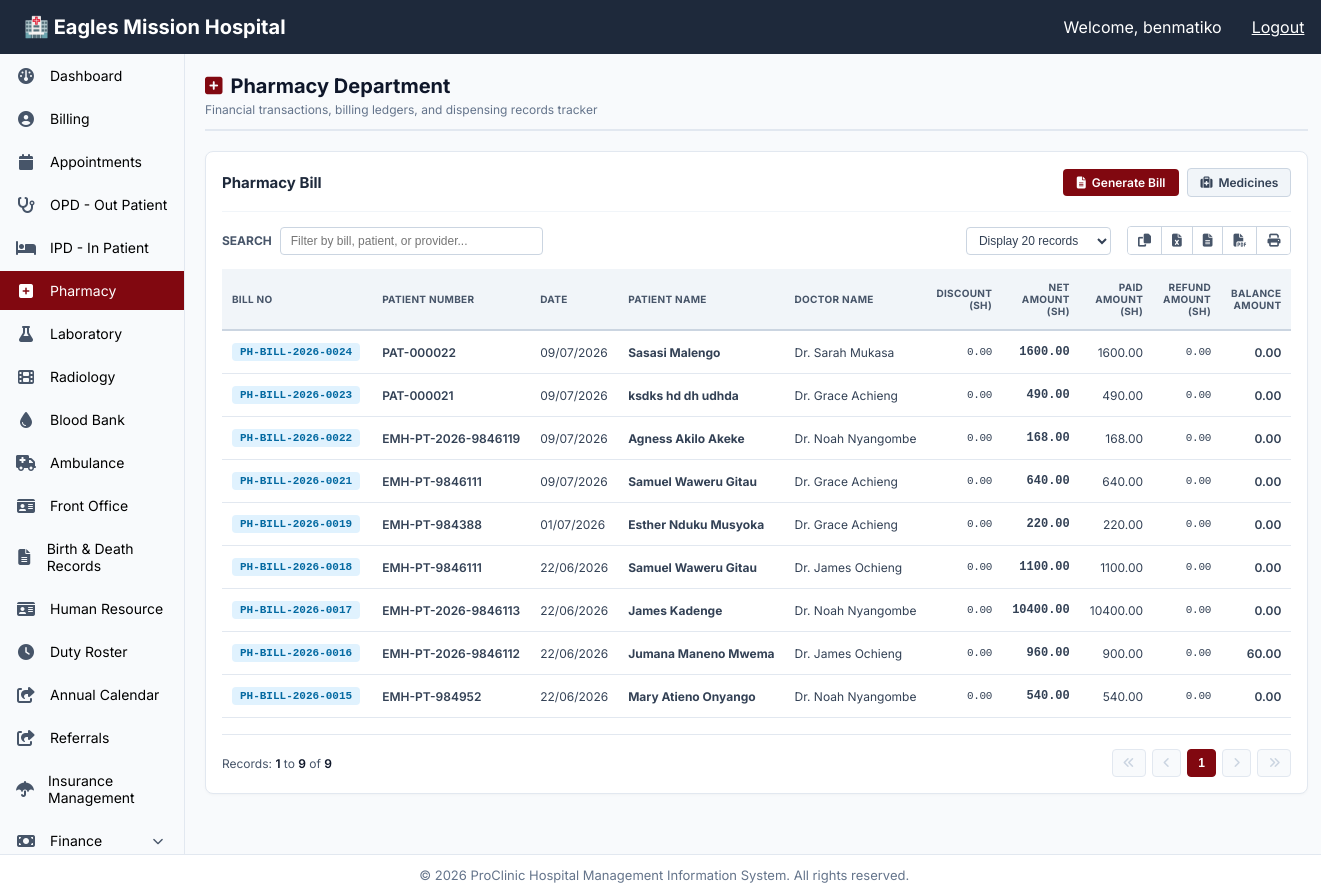
The app's page /pharmacy/ (signed in) with its own data.
### pharmacy/models.py (models this page shows, shortened)
class Purchase(models.Model):
    PAYMENT_MODE_CHOICES = [
        ('Cash', 'Cash'),
        ('M-Pesa', 'M-Pesa'),
        ('Bank', 'Bank Transfer'),
        ('Insurance', 'Insurance'),
        ('Credit', 'Credit'),
    ]
    STATUS_CHOICES = [
        ('Pending', 'Pending'),
        ('Paid', 'Paid'),
        ('Partial', 'Partial'),
    ]
    purchase_no = models.CharField(max_length=100, unique=True, editable=False)
    supplier = models.ForeignKey(Supplier, on_delete=models.PROTECT, related_name='purchases', null=True, blank=True)
    patient = models.ForeignKey('patients.Patient', on_delete=models.PROTECT, related_name='pharmacy_bills', null=True, blank=True)
    doctor_name = models.CharField(max_length=200, blank=True, null=True)
    case_id = models.CharField(max_length=100, blank=True, null=True)
    prescription = models.CharField(max_length=200, blank=True, null=True)
    status = models.CharField(max_length=20, choices=STATUS_CHOICES, default='Pending')
    supplier_bill_number = models.CharField(max_length=100, blank=True, null=True)
    purchase_date = models.DateTimeField(default=timezone.now)
    total_amount = models.DecimalField(max_digits=12, decimal_places=2, default=0.00)
    discount_amount = models.DecimalField(max_digits=12, decimal_places=2, default=0.00)
    tax_summary = models.DecimalField(max_digits=12, decimal_places=2, default=0.00)
    net_amount = models.DecimalField(max_digits=12, decimal_places=2, default=0.00)
    payment_mode = models.CharField(max_length=50, choices=PAYMENT_MODE_CHOICES, default='Cash')
    payment_amount = models.DecimalField(max_digits=12, decimal_places=2, default=0.00)
    payment_note = models.CharField(max_length=255, blank=True, null=True)
    purchase_note = models.TextField(blank=True, null=True)
    document_attachment = models.FileField(upload_to='pharmacy/purchases/', blank=True, null=True)
    created_at = models.DateTimeField(auto_now_add=True)
    updated_at = models.DateTimeField(auto_now=True)
    class Meta:
        ordering = ['-purchase_date']
        verbose_name_plural = "Purchases"

### patients/models.py (models this page shows, shortened)
class Patient(models.Model):
    GENDER_CHOICES = [
        ('', 'Select Gender'),
        ('Male', 'Male'),
        ('Female', 'Female'),
        ('Other', 'Other'),
    ]
    BLOOD_GROUP_CHOICES = [
        ('', 'Select Blood Group'),
        ('A+', 'A+'),
        ('A-', 'A-'),
        ('B+', 'B+'),
        ('B-', 'B-'),
        ('O+', 'O+'),
        ('O-', 'O-'),
        ('AB+', 'AB+'),
        ('AB-', 'AB-'),
    ]
    MARITAL_STATUS_CHOICES = [
        ('', 'Select Marital Status'),
        ('Single', 'Single'),
        ('Married', 'Married'),
        ('Divorced', 'Divorced'),
        ('Widowed', 'Widowed'),
    ]
    patient_number = models.CharField(max_length=50, unique=True, db_index=True)
    first_name = models.CharField(max_length=50)
    last_name = models.CharField(max_length=50)
    date_of_birth = models.DateField()
    gender = models.CharField(
        max_length=10,
        choices=GENDER_CHOICES,
        blank=True,
        null=True,
        verbose_name="Gender"
    )
    blood_group = models.CharField(
        max_length=3,
        choices=BLOOD_GROUP_CHOICES,
        blank=True,
        null=True,
        verbose_name="Blood Group"
    )
    marital_status = models.CharField(
        max_length=20,
        choices=MARITAL_STATUS_CHOICES,
        blank=True,
        null=True,
        verbose_name="Marital Status"
    )
    phone_number = models.CharField(max_length=15, db_index=True)
    email = models.EmailField(blank=True, null=True)
    national_id_or_passport = models.CharField(max_length=30, blank=True, null=True)
    address = models.TextField(blank=True, null=True)
    allergies = models.TextField(blank=True, null=True, help_text="Any known allergies (medication, food, environmental)")
    remarks = models.TextField(blank=True, null=True, help_text="General observations or notes about the patient")
    insurance_provider = models.ForeignKey(
        InsuranceProvider,
        on_delete=models.SET_NULL,
        null=True,
        blank=True,
        related_name='patients'
    )
    insurance_id = models.CharField(max_length=50, blank=True, null=True,
                                   help_text="Insurance policy/membership number")
    insurance_validity = models.DateField(blank=True, null=True,
                                         help_text="Insurance policy expiry date")
    next_of_kin_name = models.CharField(max_length=100, blank=True, null=True)
    next_of_kin_phone = models.CharField(max_length=15, blank=True, null=True)
    next_of_kin_relationship = models.CharField(max_length=50, blank=True, null=True)
    patient_photo = models.ImageField(upload_to='patient_photos/', blank=True, null=True)
    created_at = models.DateTimeField(default=timezone.now)
    updated_at = models.DateTimeField(auto_now=True)
    @property
    def full_name(self):
        return f"{self.first_name} {self.last_name}"

### pharmacy/views.py (the view, shortened to what this page needs)
# urls.py: path('', views.pharmacy_home, name='pharmacy_home'),
@login_required
def pharmacy_home(request):
    pending_prescriptions = Prescription.objects.filter(status='Pending').order_by('-created_at')
    total_medicines = Stock.objects.count()
    low_stock = Stock.objects.filter(quantity_in_stock__lte=F('reorder_level')).count()
    out_of_stock = Stock.objects.filter(quantity_in_stock=0).count()
    recent_purchases = Purchase.objects.select_related('supplier').order_by('-purchase_date')[:5]
    today = timezone.now().date()
    today_sales = BillingInvoice.objects.filter(
        created_at__date=today, status='Fully Paid'
    ).aggregate(total=Sum('net_amount'))['total'] or Decimal('0.00')
    total_sales = BillingInvoice.objects.filter(status='Fully Paid').aggregate(
        total=Sum('net_amount')
    )['total'] or Decimal('0.00')
    billing_invoices = BillingInvoice.objects.select_related('visit__patient').all()
    purchase_invoices = Purchase.objects.select_related('patient', 'supplier').all()
    combined_invoices = []
    for purchase in purchase_invoices:
        combined_invoices.append({
            'id': purchase.id,
            'invoice_number': purchase.purchase_no,
            'patient_name': purchase.patient.full_name if purchase.patient else 'Unknown',
            'patient_number': purchase.patient.patient_number if purchase.patient else 'N/A',
            'created_at': purchase.created_at,
            'doctor': purchase.doctor_name or '—',
            'discount_amount': purchase.discount_amount or 0,
            'net_amount': purchase.net_amount or 0,
            'amount_paid': purchase.payment_amount or 0,
            'balance_due': (purchase.net_amount or 0) - (purchase.payment_amount or 0),
            'status': purchase.status or 'Pending',
            'is_purchase': True,
            'type': 'Pharmacy Bill',
        })
    combined_invoices.sort(key=lambda x: x['created_at'], reverse=True)
    paginator = Paginator(combined_invoices, int(request.GET.get('per_page', 20)))
    invoices = paginator.get_page(request.GET.get('page', 1))
    pharmacy_total = Purchase.objects.aggregate(
        total=Sum('payment_amount')
    )['total'] or Decimal('0.00')
    context = {
        'pending_prescriptions': pending_prescriptions,
        'total_medicines': total_medicines,
        'low_stock_items': low_stock,
        'out_of_stock': out_of_stock,
        'recent_purchases': recent_purchases,
        'today_sales': today_sales,
        'total_sales': total_sales,
        'invoices': invoices,
        'total_records': paginator.count,
        'pharmacy_collected_revenue': pharmacy_total,  # ← This is the total
    }
    return render(request, 'pharmacy/pharmacy.html', context)

### pharmacy/templates/pharmacy/pharmacy.html (shortened to what this page needs)
{% extends "base.html" %}
{% load static %}
{% block content %}
<div class="pharmacy-container-layout template-fullwidth-override">
  <div class="pharmacy-panel-header">
    <div class="panel-title-group">
      <h1><i class="fa fa-plus-square"></i> Pharmacy Department</h1>
      <p class="panel-subtitle">Financial transactions, billing ledgers, and dispensing records tracker</p>
    </div>
  </div>
  <div class="pharmacy-billing-section">
    <div class="ledger-action-row">
      <h2>Pharmacy Bill</h2>
      <div class="ledger-btn-group">
        <a href="{% url 'pharmacy:pharmacygeneratebill' %}" class="btn-hms-primary">
          <i class="fa fa-file-text-o"></i> Generate Bill
        </a>
        <a href="{% url 'pharmacy:pharmacymedicines' %}" class="btn-hms-secondary">
          <i class="fa fa-medkit"></i> Medicines
        </a>
      </div>
    </div>
    <div class="ledger-utility-row">
      <div class="search-wrapper-block">
        <label for="ledgerSearch">Search</label>
        <input type="text" id="ledgerSearch" class="search-input-field" placeholder="Filter by bill, patient, or provider...">
      </div>
      <div class="export-pagination-group">
        <select id="entriesPerPage" class="entries-dropdown-select" aria-label="Records display pagination configuration">
          <option value="20" {% if request.GET.per_page == '20' or not request.GET.per_page %}selected{% endif %}>Display 20 records</option>
        </select>
        <div class="export-icon-buttons-container">
          <button type="button" class="btn-export-icon" title="Copy Table Data"><i class="fa fa-copy"></i></button>
          <button type="button" class="btn-export-icon" title="Export to Excel"><i class="fa fa-file-excel-o"></i></button>
          <button type="button" class="btn-export-icon" title="Export to CSV"><i class="fa fa-file-text-o"></i></button>
          <button type="button" class="btn-export-icon" title="Export to PDF"><i class="fa fa-file-pdf-o"></i></button>
          <button type="button" class="btn-export-icon" title="Print Table"><i class="fa fa-print"></i></button>
        </div>
      </div>
    </div>
    <div class="table-fixed-container containment-fullwidth">
      <table class="hms-table hms-billing-log-table table-element-fullwidth" id="billingTable">
        <thead>
          <tr>
            <th>Bill No</th>
            <th>Patient Number</th>
            <th>Date</th>
            <th>Patient Name</th>
            <th>Doctor Name</th>
            <th class="text-right">Discount (sh)</th>
            <th class="text-right">Net Amount (sh)</th>
            <th class="text-right">Paid Amount (sh)</th>
            <th class="text-right">Refund Amount (sh)</th>
            <th class="text-right">Balance Amount</th>
          </tr>
        </thead>
        <tbody>
          {% for invoice in invoices %}
          <tr>
            <td><span class="badge-bill">{{ invoice.invoice_number }}</span></td>
            <td class="case-id-cell">{{ invoice.patient_number|default:"—" }}</td>
            <td>{{ invoice.created_at|date:"d/m/Y" }}</td>
            <td title="{{ invoice.patient_name }}">
              <strong class="patient-name-text">{{ invoice.patient_name|default:"Unknown Patient" }}</strong>
            </td>
            <td>{{ invoice.doctor|default:"—" }}</td>
            <td class="text-right financial-digits">{{ invoice.discount_amount|floatformat:2 }}</td>
            <td class="text-right financial-digits-bold">{{ invoice.net_amount|floatformat:2 }}</td>
            <td class="text-right financial-digits-paid">{{ invoice.amount_paid|floatformat:2 }}</td>
            <td class="text-right financial-digits">0.00</td>
            <td class="text-right balance-cell {% if invoice.balance_due <= 0 %}balance-clear{% else %}balance-due{% endif %}">
              {{ invoice.balance_due|floatformat:2 }}
            </td>
          </tr>
          {% empty %}
          <tr>
            <td colspan="10" class="empty-table-placeholder">
              No pharmacy billing records found.
            </td>
          </tr>
          {% endfor %}
        </tbody>
      </table>
    </div>
    <div class="ledger-pagination-row">
      <div class="pagination-counter-info">
        Records: <strong>{{ invoices.start_index }}</strong> to <strong>{{ invoices.end_index }}</strong> of <strong>{{ total_records }}</strong>
      </div>
      <div class="pagination-nav-controls">
        {% if invoices.has_previous %}
          <a href="?page=1&per_page={{ request.GET.per_page|default:20 }}&category={{ request.GET.category|default:'' }}" class="btn-page-nav"><i class="fa fa-angle-double-left"></i></a>
          <a href="?page={{ invoices.previous_page_number }}&per_page={{ request.GET.per_page|default:20 }}&category={{ request.GET.category|default:'' }}" class="btn-page-nav"><i class="fa fa-angle-left"></i></a>
        {% else %}
          <button type="button" class="btn-page-nav" disabled><i class="fa fa-angle-double-left"></i></button>
          <button type="button" class="btn-page-nav" disabled><i class="fa fa-angle-left"></i></button>
        {% endif %}
        <div class="page-numeric-links">
          {% for num in invoices.paginator.page_range %}
            {% if num == invoices.number %}
              <button type="button" class="btn-page-num active-page">{{ num }}</button>
            {% elif num > invoices.number|add:'-3' and num < invoices.number|add:'3' %}
              <a href="?page={{ num }}&per_page={{ request.GET.per_page|default:20 }}&category={{ request.GET.category|default:'' }}" class="btn-page-num">{{ num }}</a>
            {% endif %}
          {% endfor %}
        </div>
        {% if invoices.has_next %}
          <a href="?page={{ invoices.next_page_number }}&per_page={{ request.GET.per_page|default:20 }}&category={{ request.GET.category|default:'' }}" class="btn-page-nav"><i class="fa fa-angle-right"></i></a>
          <a href="?page={{ invoices.paginator.num_pages }}&per_page={{ request.GET.per_page|default:20 }}&category={{ request.GET.category|default:'' }}" class="btn-page-nav"><i class="fa fa-angle-double-right"></i></a>
        {% else %}
          <button type="button" class="btn-page-nav" disabled><i class="fa fa-angle-right"></i></button>
          <button type="button" class="btn-page-nav" disabled><i class="fa fa-angle-double-right"></i></button>
        {% endif %}
      </div>
    </div>
  </div>
</div>
{% endblock %}

### templates/base.html (shortened to what this page needs)
{% load static %}
<!DOCTYPE html>
<html lang="en">
<head>
    <link rel="stylesheet" href="https://cdnjs.cloudflare.com/ajax/libs/font-awesome/4.7.0/css/font-awesome.min.css">
    <link rel="stylesheet" href="https://cdnjs.cloudflare.com/ajax/libs/font-awesome/6.4.0/css/all.min.css">
    <link rel="stylesheet" href="{% static 'css/styles.css' %}">
</head>
<body>
    <div class="grid {% if hide_sidebar %}full-canvas-view{% endif %}">
        <div class="header">
            <div class="logo">
                <a href="{% url 'dashboard:home' %}" style="color: white; text-decoration: none; font-size: 20px; font-weight: bold;">🏥 Eagles Mission Hospital</a>
            </div>
            {% if request.user.is_authenticated %}
                <div class="user-info" style="display: flex; align-items: center;">
                    <span>Welcome, {{ request.user.first_name|default:request.user.username }}</span>
                    <form action="{% url 'accounts:logout' %}" method="post" style="display: inline; margin-left: 15px;">
                        <a href="{% url 'accounts:logout_confirm' %}" style="color: white; margin-left: 15px;">Logout</a>
                    </form>
                </div>
            {% endif %}
        </div>
        {% if not hide_sidebar %}
            {% include "sidebar.html" %}
        {% endif %}
        <main class="content">
            {% block content %}
            {% endblock %}
        </main>
        <div class="footer">
            &copy; {% now "Y" %} ProClinic Hospital Management Information System. All rights reserved.
        </div>
    </div>
</body>
</html>

### records on screen
Purchase: invoice_number "PH-BILL-2026-0024", created_at "09/07/2026", doctor "Dr. Sarah Mukasa", net_amount "1600.00", amount_paid "1600.00"
Patient: patient_number "PAT-000022"
Purchase: invoice_number "PH-BILL-2026-0023", created_at "09/07/2026", doctor "Dr. Grace Achieng", net_amount "490.00", amount_paid "490.00"
Patient: patient_number "PAT-000021"
Purchase: invoice_number "PH-BILL-2026-0022", created_at "09/07/2026", doctor "Dr. Noah Nyangombe", net_amount "168.00", amount_paid "168.00"
Patient: patient_number "EMH-PT-2026-9846119"
Purchase: invoice_number "PH-BILL-2026-0021", created_at "09/07/2026", doctor "Dr. Grace Achieng", net_amount "640.00", amount_paid "640.00"
Patient: patient_number "EMH-PT-9846111" "EMH-PT-9846111"
Purchase: invoice_number "PH-BILL-2026-0019", created_at "01/07/2026", doctor "Dr. Grace Achieng", net_amount "220.00", amount_paid "220.00"
Patient: patient_number "EMH-PT-984388"
Purchase: invoice_number "PH-BILL-2026-0018", created_at "22/06/2026", doctor "Dr. James Ochieng", net_amount "1100.00", amount_paid "1100.00"
Purchase: invoice_number "PH-BILL-2026-0017", created_at "22/06/2026", doctor "Dr. Noah Nyangombe", net_amount "10400.00", amount_paid "10400.00"
Patient: patient_number "EMH-PT-2026-9846113"
Purchase: invoice_number "PH-BILL-2026-0016", created_at "22/06/2026", doctor "Dr. James Ochieng", net_amount "960.00", amount_paid "900.00"
Patient: patient_number "EMH-PT-2026-9846112"
Purchase: invoice_number "PH-BILL-2026-0015", created_at "22/06/2026", doctor "Dr. Noah Nyangombe", net_amount "540.00", amount_paid "540.00"
Patient: patient_number "EMH-PT-984952"

### other values on screen
{{ request.user.first_name|default:request.user.username }} "benmatiko"
{{ invoice.patient_name|default:"Unknown Patient" }} "Sasasi Malengo" "ksdks hd dh udhda" "Agness Akilo Akeke" "Samuel Waweru Gitau" "Esther Nduku Musyoka" "Samuel Waweru Gitau" "James Kadenge" "Jumana Maneno Mwema" "Mary Atieno Onyango"
{{ invoice.discount_amount|floatformat:2 }} "0.00" "0.00" "0.00" "0.00" "0.00" "0.00" "0.00" "0.00" "0.00"
{{ invoice.balance_due|floatformat:2 }} "0.00" "0.00" "0.00" "0.00" "0.00" "0.00" "0.00" "60.00" "0.00"
{{ invoices.start_index }} "1"
{{ invoices.end_index }} "9"
{{ total_records }} "9"
{{ num }} "1"
